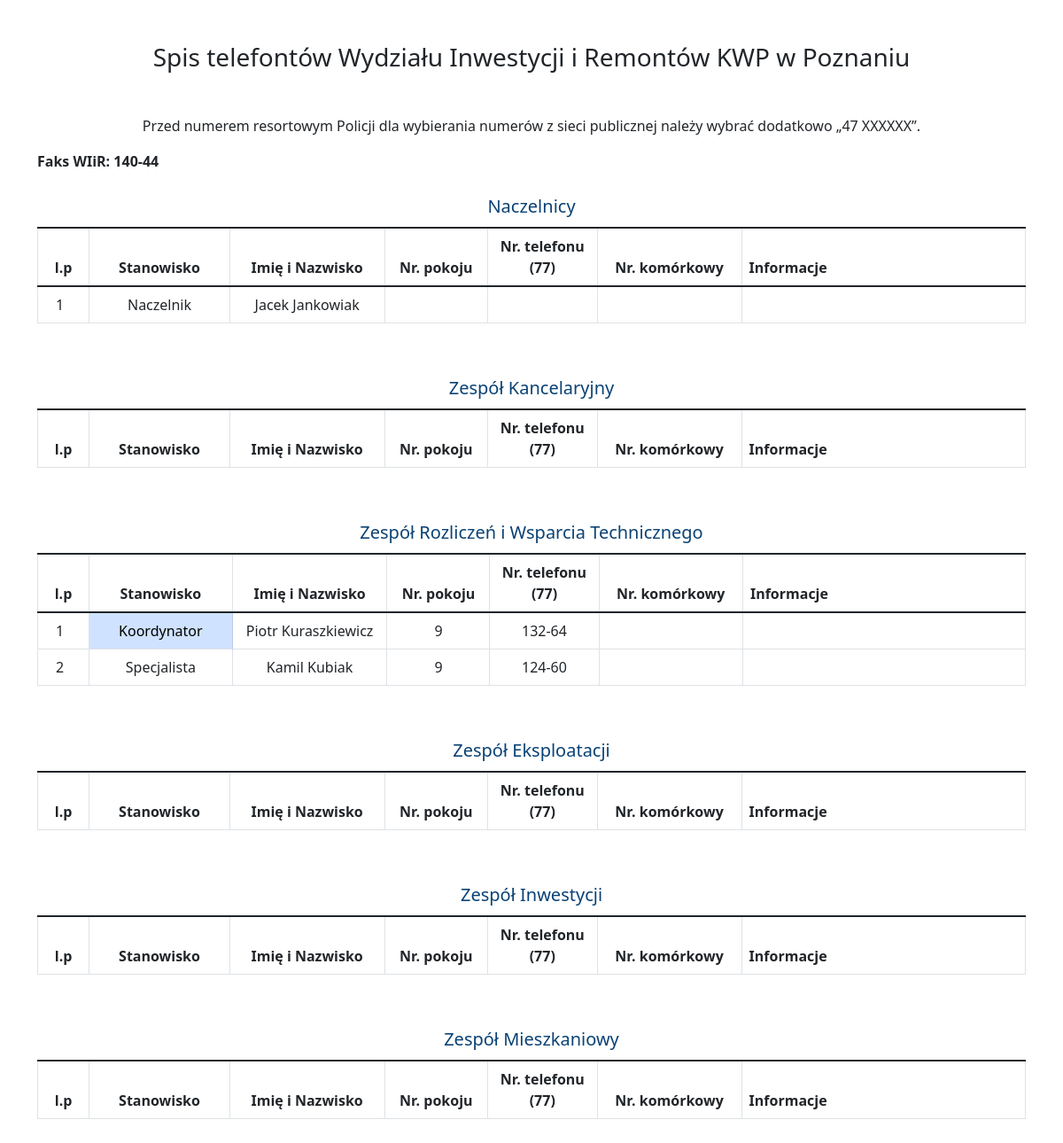
Before: /telephones/ with the older database file.
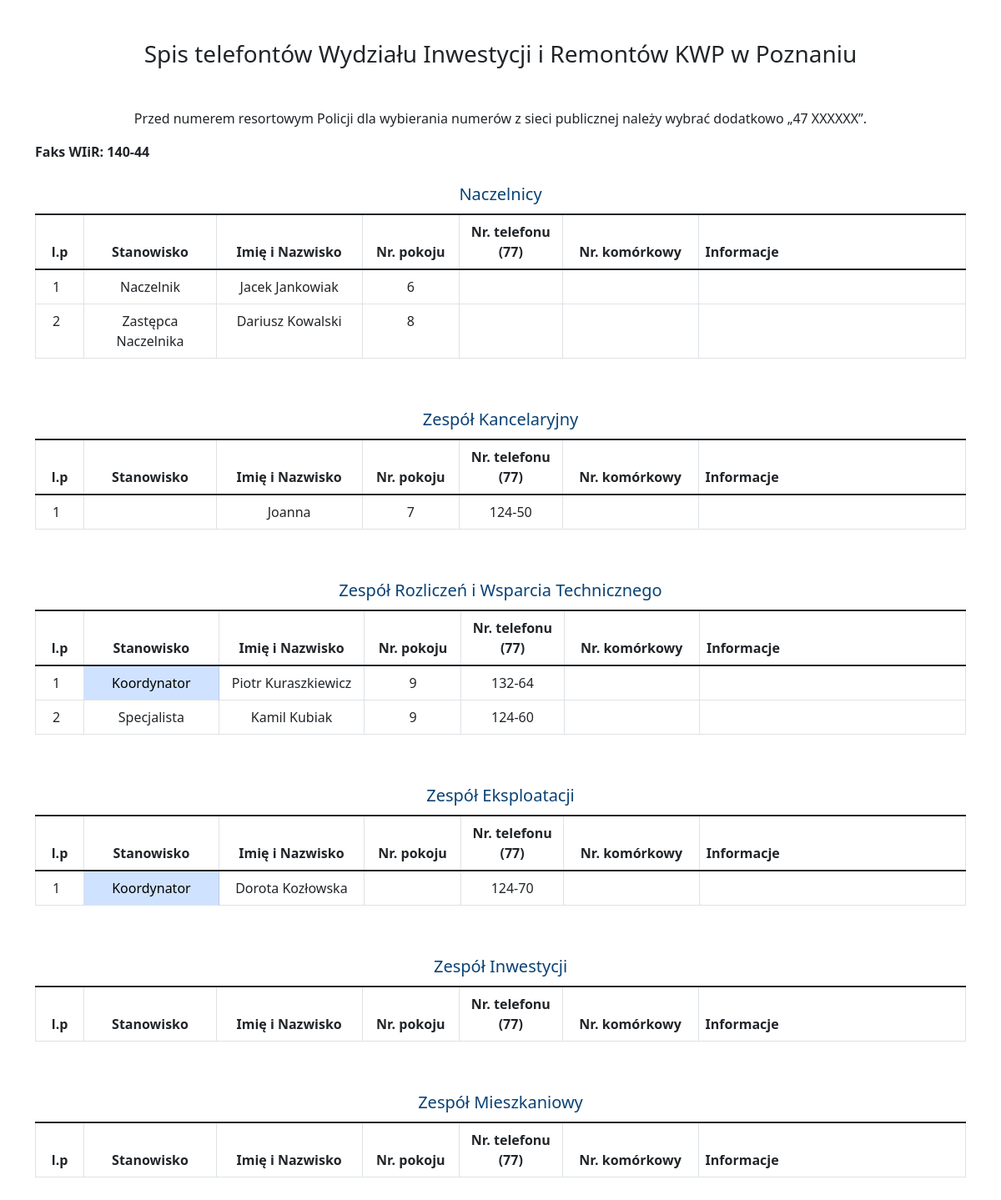
After: the same page with the newer database file.
### main/models.py (models this page shows, shortened)
class Team(models.Model):
    class Meta:
        verbose_name = "Komórka Wydziału"
        verbose_name_plural = "Komórki Wydziału"
    team = models.CharField(max_length=50)
    def __str__(self):
        return f'{self.team}'

class Telephone(models.Model):
    class Meta:
        verbose_name = "Telefony"
        verbose_name_plural = "Telefony"
    team = models.ForeignKey("main.Team", on_delete=models.CASCADE)
    position = models.CharField("Stanowisko", max_length=20, blank=True, default="")
    fname = models.CharField("Imię", max_length=15, blank=True, default="")
    lname = models.CharField("Nazwisko", max_length=15, null=True, blank=True, default="")
    numbroom = models.CharField("Nr. pokoju", max_length=2, blank=True, default="")
    numbtelbus = models.CharField("Nr. telefonu", max_length=6, blank=True, default="")
    numbtelpri = models.CharField("Nr. komórkowy", max_length=9, null=True, blank=True, default="")

### main/views.py (the view)
# urls.py: path('telephones/', telephone_list,  name='telephone_list')
def telephone_list(request):
    teams = Team.objects.all()
    tel = Telephone.objects.all()
    context = {'tel': tel,
               'teams': teams}
    return render(request, 'main/telephones.html', context)

### main/templates/main/telephones.html (shortened to what this page needs)
{%load static%}
<!DOCTYPE html>
<html lang="pl">
<head>
    <link href="{%static 'main/bootstrap/css/bootstrap.css'%}" rel="stylesheet">
    <link href="{%static 'main/bootstrap/css/bootstrap.min.css'%}" rel="stylesheet">
    <link href="{%static 'main/bootstrap/css/bootstrap.rtl.css'%}" rel="stylesheet">
    <link href="{%static 'main/bootstrap/css/bootstrap.rtl.min.css'%}" rel="stylesheet">
    <link href="{%static 'main/bootstrap/css/bootstrap-grid.css'%}" rel="stylesheet">
    <link href="{%static 'main/bootstrap/css/bootstrap-grid.min.css'%}" rel="stylesheet">
    <link href="{%static 'main/bootstrap/css/bootstrap-grid.rtl.css'%}" rel="stylesheet">
    <link href="{%static 'main/bootstrap/css/bootstrap-grid.rtl.min.css'%}" rel="stylesheet">
    <link href="{%static 'main/bootstrap/css/bootstrap-reboot.css'%}" rel="stylesheet">
    <link href="{%static 'main/bootstrap/css/bootstrap-reboot.min.css'%}" rel="stylesheet">
    <link href="{%static 'main/bootstrap/css/bootstrap-reboot.rtl.css'%}" rel="stylesheet">
    <link href="{%static 'main/bootstrap/css/bootstrap-reboot.rtl.min.css'%}" rel="stylesheet">
    <link href="{%static 'main/bootstrap/css/bootstrap-utilities.css'%}" rel="stylesheet">
    <link href="{%static 'main/bootstrap/css/bootstrap-utilities.min.css'%}" rel="stylesheet">
    <link href="{%static 'main/bootstrap/css/bootstrap-utilities.rtl.css'%}" rel="stylesheet">
    <link href="{%static 'main/bootstrap/css/bootstrap-utilities.rtl.min.css'%}" rel="stylesheet">
    <link href="{%static 'main/css/style.css'%}" rel="stylesheet">
</head>
<body>
<h3 class="text-center mt-5 mb-5"><span>Spis telefontów Wydziału Inwestycji i Remontów KWP w Poznaniu</span></h3>
<div class="container">
    <p class="text-center">Przed numerem resortowym Policji dla wybierania numerów z
sieci publicznej należy wybrać dodatkowo „47 XXXXXX”. </p>
    <p><span><b>Faks WIiR: 140-44</b></span></p>
    {%for te in teams%}
    <div>
    <table class="table table-bordered tel-table my-table">
        <caption class="tel-table-caption">{{te}}</caption>
        <thead class="thead-dark">
        <tr class="my-table-tr">
            <th class="text-center " width="40px" scope="col"><span>l.p</span></th>
            <th class="text-center" width="100px" scope="col">Stanowisko</th>
            <th class="text-center" width="120px" scope="col">Imię i Nazwisko</th>
            <th class="text-center" width="80px" scope="col">Nr. pokoju</th>
            <th class="text-center" width="80px" scope="col">Nr. telefonu<br>(77)</th>
            <th class="text-center" width="80px" scope="col">Nr. komórkowy</th>
            <th width="220px" scope="col">Informacje</th>
        </tr>
        </thead>
        <tbody>
        {% for worker in te.telephone_set.all %}
        <tr class="my-table-tr">
            <td class="text-center" scope="row"></td>
            {% ifequal worker.position 'Koordynator' %}
            <td class="text-center table-primary">{{worker.position|default_if_none:''}}</td>
            {%else%}
            <td class="text-center">{{worker.position|default_if_none:''}}</td>
            {% endifequal %}
            <td class="text-center" width="120px">{{worker.fname|default_if_none:''}} {{worker.lname|default_if_none:''}}</td>
            <td class="text-center">{{worker.numbroom|default_if_none:''}}</td>
            <td class="text-center">{{worker.numbtelbus|default_if_none:''}}</td>
            <td class="text-center">{{worker.numbtelpri|default_if_none:''}}</td>
            <td></td>
        </tr>
        {% endfor %}
        </tbody>
    </table>
        </div>
    {% endfor %}
</div>
</body>
</html>

Changed rows visible on the page:
changed Telephone "Naczelnik": numbroom (not shown) → "6"
added Telephone: position "Zastępca Naczelnika", fname "Dariusz", lname "Kowalski", numbroom "8", shown under Team "Naczelnicy"
added Telephone: fname "Joanna", numbroom "7", numbtelbus "124-50", shown under Team "Zespół Kancelaryjny"
added Telephone: position "Koordynator", fname "Dorota", lname "Kozłowska", numbtelbus "124-70", shown under Team "Zespół Eksploatacji"
